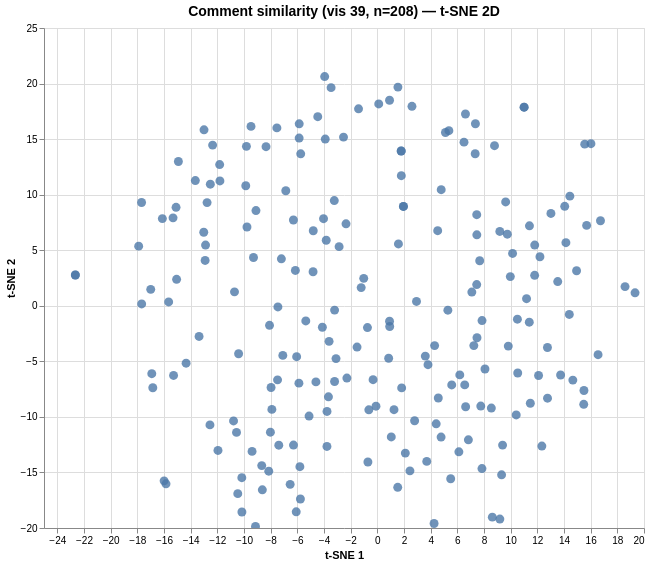

Write the Vega-Lite specification saved for this chart.
### Vega specification from a JSON file in a GitHub repository (floating-point values rounded to 4 significant figures; data arrays with more than 128 entries replaced by an {"elided": "..."} marker saying what was removed)
{"$schema": "https://vega.github.io/schema/vega/v6.json", "data": [{"name": "param_1e9efca18e7a2868_store"}, {"name": "source_0", "values": {"elided": "208 records"}}, {"name": "source_0_x_domain_dim_1", "values": [{"min": -22.65, "max": 19.33}]}, {"name": "source_0_y_domain_dim_2", "values": [{"min": -19.86, "max": 20.63}]}], "signals": [{"name": "unit", "value": {}, "on": [{"events": "pointermove", "update": "isTuple(group()) ? group() : unit"}]}, {"name": "param_1e9efca18e7a2868", "update": "vlSelectionResolve(\"param_1e9efca18e7a2868_store\", \"union\")"}, {"name": "param_1e9efca18e7a2868_dim_1", "on": [{"events": [{"source": "view", "type": "dblclick"}], "update": "null"}, {"events": {"signal": "param_1e9efca18e7a2868_translate_delta"}, "update": "panLinear(param_1e9efca18e7a2868_translate_anchor.extent_x, -param_1e9efca18e7a2868_translate_delta.x / width)"}, {"events": {"signal": "param_1e9efca18e7a2868_zoom_delta"}, "update": "zoomLinear(domain(\"x\"), param_1e9efca18e7a2868_zoom_anchor.x, param_1e9efca18e7a2868_zoom_delta)"}]}, {"name": "param_1e9efca18e7a2868_dim_2", "on": [{"events": [{"source": "view", "type": "dblclick"}], "update": "null"}, {"events": {"signal": "param_1e9efca18e7a2868_translate_delta"}, "update": "panLinear(param_1e9efca18e7a2868_translate_anchor.extent_y, param_1e9efca18e7a2868_translate_delta.y / height)"}, {"events": {"signal": "param_1e9efca18e7a2868_zoom_delta"}, "update": "zoomLinear(domain(\"y\"), param_1e9efca18e7a2868_zoom_anchor.y, param_1e9efca18e7a2868_zoom_delta)"}]}, {"name": "param_1e9efca18e7a2868_tuple", "on": [{"events": [{"signal": "param_1e9efca18e7a2868_dim_1 || param_1e9efca18e7a2868_dim_2"}], "update": "param_1e9efca18e7a2868_dim_1 && param_1e9efca18e7a2868_dim_2 ? {unit: \"\", fields: param_1e9efca18e7a2868_tuple_fields, values: [param_1e9efca18e7a2868_dim_1,param_1e9efca18e7a2868_dim_2]} : null"}]}, {"name": "param_1e9efca18e7a2868_tuple_fields", "value": [{"field": "dim_1", "channel": "x", "type": "R"}, {"field": "dim_2", "channel": "y", "type": "R"}]}, {"name": "param_1e9efca18e7a2868_translate_anchor", "value": {}, "on": [{"events": [{"source": "scope", "type": "pointerdown"}], "update": "{x: x(unit), y: y(unit), extent_x: domain(\"x\"), extent_y: domain(\"y\")}"}]}, {"name": "param_1e9efca18e7a2868_translate_delta", "value": {}, "on": [{"events": [{"source": "window", "between": [{"source": "scope", "type": "pointerdown"}, {"source": "window", "type": "pointerup"}], "type": "pointermove", "consume": true}], "update": "{x: param_1e9efca18e7a2868_translate_anchor.x - x(unit), y: param_1e9efca18e7a2868_translate_anchor.y - y(unit)}"}]}, {"name": "param_1e9efca18e7a2868_zoom_anchor", "on": [{"events": [{"source": "scope", "type": "wheel", "consume": true}], "update": "{x: invert(\"x\", x(unit)), y: invert(\"y\", y(unit))}"}]}, {"name": "param_1e9efca18e7a2868_zoom_delta", "on": [{"events": [{"source": "scope", "type": "wheel", "consume": true}], "update": "pow(1.001, event.deltaY * pow(16, event.deltaMode))", "force": true}]}, {"name": "param_1e9efca18e7a2868_modify", "on": [{"events": {"signal": "param_1e9efca18e7a2868_tuple"}, "update": "modify(\"param_1e9efca18e7a2868_store\", param_1e9efca18e7a2868_tuple, true)"}]}], "marks": [{"type": "symbol", "name": "marks", "from": {"data": "source_0"}, "encode": {"update": {"tooltip": {"signal": "{\"Comment #\": format(datum[\"index\"], \"\"), \"Comment\": isValid(datum[\"comment\"]) ? datum[\"comment\"] : \"\"+datum[\"comment\"]}"}, "opacity": {"value": 0.8}, "shape": {"value": "circle"}, "size": {"value": 80}, "x": {"field": "dim_1", "scale": "x"}, "fill": {"value": "#4c78a8"}, "y": {"field": "dim_2", "scale": "y"}}}, "interactive": true, "clip": true, "style": ["circle"]}], "scales": [{"name": "x", "type": "linear", "domain": [{"signal": "(data(\"source_0_x_domain_dim_1\")[0] || {}).min"}, {"signal": "(data(\"source_0_x_domain_dim_1\")[0] || {}).max"}], "range": [0, {"signal": "width"}], "nice": true, "zero": true, "domainRaw": {"signal": "param_1e9efca18e7a2868[\"dim_1\"]"}}, {"name": "y", "type": "linear", "domain": [{"signal": "(data(\"source_0_y_domain_dim_2\")[0] || {}).min"}, {"signal": "(data(\"source_0_y_domain_dim_2\")[0] || {}).max"}], "range": [{"signal": "height"}, 0], "domainRaw": {"signal": "param_1e9efca18e7a2868[\"dim_2\"]"}, "nice": true, "zero": true}], "axes": [{"scale": "x", "zindex": 0, "grid": true, "aria": false, "tickCount": {"signal": "ceil(width/40)"}, "orient": "bottom", "domain": false, "gridScale": "y", "labels": false, "minExtent": 0, "maxExtent": 0, "ticks": false}, {"scale": "y", "labels": false, "ticks": false, "tickCount": {"signal": "ceil(height/40)"}, "minExtent": 0, "zindex": 0, "grid": true, "gridScale": "x", "domain": false, "maxExtent": 0, "orient": "left", "aria": false}, {"scale": "x", "orient": "bottom", "grid": false, "title": "t-SNE 1", "labelFlush": true, "labelOverlap": true, "tickCount": {"signal": "ceil(width/40)"}, "zindex": 0}, {"scale": "y", "title": "t-SNE 2", "orient": "left", "tickCount": {"signal": "ceil(height/40)"}, "labelOverlap": true, "zindex": 0, "grid": false}], "title": {"text": "Comment similarity (vis 39, n=208) — t-SNE 2D", "fontSize": 14, "frame": "group"}, "height": 500, "style": "cell", "width": 600, "padding": 5, "background": "white"}
